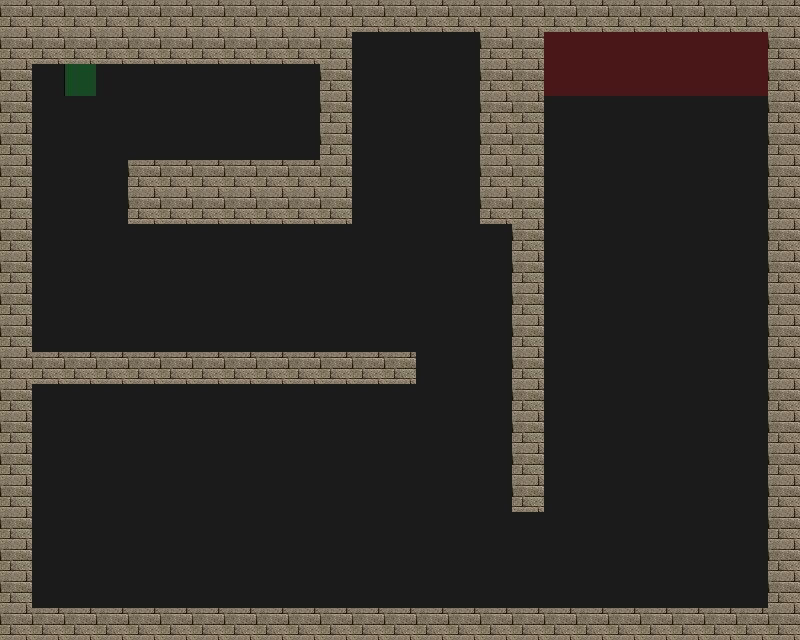

Rendered tile map (Tiled .tmx) drawn with the repository's tilesets; below, a short description and the full map source, tile grids included:
An orthogonal 25x20 tile map with 32x32 px tiles, 4 tile layers (Road, Trap, Wall, Utility), 4 tilesets.

<map version="2017.05.16" orientation="orthogonal" renderorder="right-down" width="25" height="20" tilewidth="32" tileheight="32" nextobjectid="1">
 <tileset firstgid="1" source="tilesets/meta.tsx" />
 <tileset firstgid="3" source="tilesets/road.tsx" />
 <tileset firstgid="4" source="tilesets/traps.tsx" />
 <tileset firstgid="196" source="tilesets/wallsandroofs.tsx" />
 <layer name="Road" width="25" height="20">
  <data encoding="csv">
3,3,3,3,3,3,3,3,3,3,3,3,3,3,3,3,3,3,3,3,3,3,3,3,3,
3,3,3,3,3,3,3,3,3,3,3,3,3,3,3,3,3,3,3,3,3,3,3,3,3,
3,3,3,3,3,3,3,3,3,3,3,3,3,3,3,3,3,3,3,3,3,3,3,3,3,
3,3,3,3,3,3,3,3,3,3,3,3,3,3,3,3,3,3,3,3,3,3,3,3,3,
3,3,3,3,3,3,3,3,3,3,3,3,3,3,3,3,3,3,3,3,3,3,3,3,3,
3,3,3,3,3,3,3,3,3,3,3,3,3,3,3,3,3,3,3,3,3,3,3,3,3,
3,3,3,3,3,3,3,3,3,3,3,3,3,3,3,3,3,3,3,3,3,3,3,3,3,
3,3,3,3,3,3,3,3,3,3,3,3,3,3,3,3,3,3,3,3,3,3,3,3,3,
3,3,3,3,3,3,3,3,3,3,3,3,3,3,3,3,3,3,3,3,3,3,3,3,3,
3,3,3,3,3,3,3,3,3,3,3,3,3,3,3,3,3,3,3,3,3,3,3,3,3,
3,3,3,3,3,3,3,3,3,3,3,3,3,3,3,3,3,3,3,3,3,3,3,3,3,
3,3,3,3,3,3,3,3,3,3,3,3,3,3,3,3,3,3,3,3,3,3,3,3,3,
3,3,3,3,3,3,3,3,3,3,3,3,3,3,3,3,3,3,3,3,3,3,3,3,3,
3,3,3,3,3,3,3,3,3,3,3,3,3,3,3,3,3,3,3,3,3,3,3,3,3,
3,3,3,3,3,3,3,3,3,3,3,3,3,3,3,3,3,3,3,3,3,3,3,3,3,
3,3,3,3,3,3,3,3,3,3,3,3,3,3,3,3,3,3,3,3,3,3,3,3,3,
3,3,3,3,3,3,3,3,3,3,3,3,3,3,3,3,3,3,3,3,3,3,3,3,3,
3,3,3,3,3,3,3,3,3,3,3,3,3,3,3,3,3,3,3,3,3,3,3,3,3,
3,3,3,3,3,3,3,3,3,3,3,3,3,3,3,3,3,3,3,3,3,3,3,3,3,
3,3,3,3,3,3,3,3,3,3,3,3,3,3,3,3,3,3,3,3,3,3,3,3,3
</data>
 </layer>
 <layer name="Trap" width="25" height="20">
  <data encoding="csv">
0,0,0,0,0,0,0,0,0,0,0,0,0,0,0,0,0,0,0,0,0,0,0,0,0,
0,0,0,0,0,0,0,0,0,0,0,0,0,0,0,0,0,0,0,0,0,0,0,0,0,
0,0,0,0,0,0,0,0,0,0,0,0,0,0,0,0,0,0,0,0,0,0,0,0,0,
0,0,0,0,0,0,0,0,0,0,0,0,0,0,0,0,0,0,0,0,0,0,0,0,0,
0,0,0,0,0,0,0,0,0,0,0,0,0,0,0,0,0,0,0,0,0,0,0,0,0,
0,0,0,0,0,0,0,0,0,0,0,0,0,0,0,0,0,0,0,0,0,0,0,0,0,
0,0,0,0,0,0,0,0,0,0,0,0,0,0,0,0,0,0,0,0,0,0,0,0,0,
0,0,0,0,0,0,0,0,0,0,0,0,0,0,0,0,0,0,0,0,0,0,0,0,0,
0,0,0,0,0,0,0,0,0,0,0,0,0,0,0,0,0,0,0,0,0,0,0,0,0,
0,0,0,0,0,0,0,0,0,0,0,0,0,0,0,0,0,0,0,0,0,0,0,0,0,
0,0,0,0,0,0,0,0,0,0,0,0,0,0,0,0,0,0,0,0,0,0,0,0,0,
0,0,0,0,0,0,0,0,0,0,0,0,0,0,0,0,0,0,0,0,0,0,0,0,0,
0,0,0,0,0,0,0,0,0,0,0,0,0,0,0,0,0,0,0,0,0,0,0,0,0,
0,0,0,0,0,0,0,0,0,0,0,0,0,0,0,0,0,0,0,0,0,0,0,0,0,
0,0,0,0,0,0,0,0,0,0,0,0,0,0,0,0,0,0,0,0,0,0,0,0,0,
0,0,0,0,0,0,0,0,0,0,0,0,0,0,0,0,0,0,0,0,0,0,0,0,0,
0,0,0,0,0,0,0,0,0,0,0,0,0,0,0,0,0,0,0,0,0,0,0,0,0,
0,0,0,0,0,0,0,0,0,0,0,0,0,0,0,0,0,0,0,0,0,0,0,0,0,
0,0,0,0,0,0,0,0,0,0,0,0,0,0,0,0,0,0,0,0,0,0,0,0,0,
0,0,0,0,0,0,0,0,0,0,0,0,0,0,0,0,0,0,0,0,0,0,0,0,0
</data>
 </layer>
 <layer name="Wall" width="25" height="20">
  <data encoding="csv">
261,261,261,261,261,261,261,261,261,261,261,261,261,261,261,261,261,261,261,261,261,261,261,261,261,
261,261,261,261,261,261,261,261,261,261,261,0,0,0,0,261,261,0,0,0,0,0,0,0,261,
261,0,0,0,0,0,0,0,0,0,261,0,0,0,0,261,261,0,0,0,0,0,0,0,261,
261,0,0,0,0,0,0,0,0,0,261,0,0,0,0,261,261,0,0,0,0,0,0,0,261,
261,0,0,0,0,0,0,0,0,0,261,0,0,0,0,261,261,0,0,0,0,0,0,0,261,
261,0,0,0,261,261,261,261,261,261,261,0,0,0,0,261,261,0,0,0,0,0,0,0,261,
261,0,0,0,261,261,261,261,261,261,261,0,0,0,0,261,261,0,0,0,0,0,0,0,261,
261,0,0,0,0,0,0,0,0,0,0,0,0,0,0,0,261,0,0,0,0,0,0,0,261,
261,0,0,0,0,0,0,0,0,0,0,0,0,0,0,0,261,0,0,0,0,0,0,0,261,
261,0,0,0,0,0,0,0,0,0,0,0,0,0,0,0,261,0,0,0,0,0,0,0,261,
261,0,0,0,0,0,0,0,0,0,0,0,0,0,0,0,261,0,0,0,0,0,0,0,261,
261,261,261,261,261,261,261,261,261,261,261,261,261,0,0,0,261,0,0,0,0,0,0,0,261,
261,0,0,0,0,0,0,0,0,0,0,0,0,0,0,0,261,0,0,0,0,0,0,0,261,
261,0,0,0,0,0,0,0,0,0,0,0,0,0,0,0,261,0,0,0,0,0,0,0,261,
261,0,0,0,0,0,0,0,0,0,0,0,0,0,0,0,261,0,0,0,0,0,0,0,261,
261,0,0,0,0,0,0,0,0,0,0,0,0,0,0,0,261,0,0,0,0,0,0,0,261,
261,0,0,0,0,0,0,0,0,0,0,0,0,0,0,0,0,0,0,0,0,0,0,0,261,
261,0,0,0,0,0,0,0,0,0,0,0,0,0,0,0,0,0,0,0,0,0,0,0,261,
261,0,0,0,0,0,0,0,0,0,0,0,0,0,0,0,0,0,0,0,0,0,0,0,261,
261,261,261,261,261,261,261,261,261,261,261,261,261,261,261,261,261,261,261,261,261,261,261,261,261
</data>
 </layer>
 <layer name="Utility" width="25" height="20">
  <data encoding="csv">
0,0,0,0,0,0,0,0,0,0,0,0,0,0,0,0,0,0,0,0,0,0,0,0,0,
0,0,0,0,0,0,0,0,0,0,0,0,0,0,0,0,0,1,1,1,1,1,1,1,0,
0,0,2,0,0,0,0,0,0,0,0,0,0,0,0,0,0,1,1,1,1,1,1,1,0,
0,0,0,0,0,0,0,0,0,0,0,0,0,0,0,0,0,0,0,0,0,0,0,0,0,
0,0,0,0,0,0,0,0,0,0,0,0,0,0,0,0,0,0,0,0,0,0,0,0,0,
0,0,0,0,0,0,0,0,0,0,0,0,0,0,0,0,0,0,0,0,0,0,0,0,0,
0,0,0,0,0,0,0,0,0,0,0,0,0,0,0,0,0,0,0,0,0,0,0,0,0,
0,0,0,0,0,0,0,0,0,0,0,0,0,0,0,0,0,0,0,0,0,0,0,0,0,
0,0,0,0,0,0,0,0,0,0,0,0,0,0,0,0,0,0,0,0,0,0,0,0,0,
0,0,0,0,0,0,0,0,0,0,0,0,0,0,0,0,0,0,0,0,0,0,0,0,0,
0,0,0,0,0,0,0,0,0,0,0,0,0,0,0,0,0,0,0,0,0,0,0,0,0,
0,0,0,0,0,0,0,0,0,0,0,0,0,0,0,0,0,0,0,0,0,0,0,0,0,
0,0,0,0,0,0,0,0,0,0,0,0,0,0,0,0,0,0,0,0,0,0,0,0,0,
0,0,0,0,0,0,0,0,0,0,0,0,0,0,0,0,0,0,0,0,0,0,0,0,0,
0,0,0,0,0,0,0,0,0,0,0,0,0,0,0,0,0,0,0,0,0,0,0,0,0,
0,0,0,0,0,0,0,0,0,0,0,0,0,0,0,0,0,0,0,0,0,0,0,0,0,
0,0,0,0,0,0,0,0,0,0,0,0,0,0,0,0,0,0,0,0,0,0,0,0,0,
0,0,0,0,0,0,0,0,0,0,0,0,0,0,0,0,0,0,0,0,0,0,0,0,0,
0,0,0,0,0,0,0,0,0,0,0,0,0,0,0,0,0,0,0,0,0,0,0,0,0,
0,0,0,0,0,0,0,0,0,0,0,0,0,0,0,0,0,0,0,0,0,0,0,0,0
</data>
 </layer>
</map>
